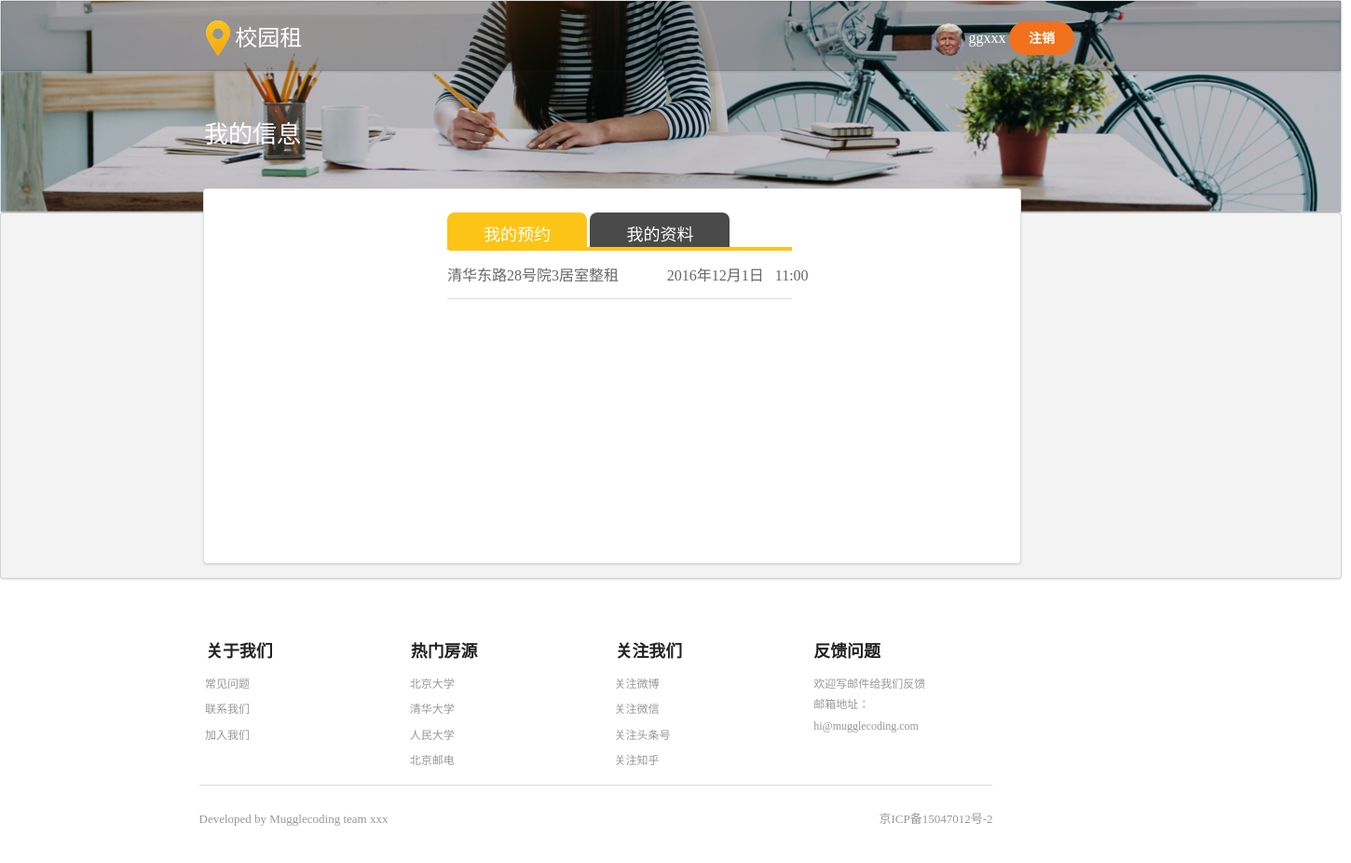
/userinfo/ (signed in), run on the app's committed database.
### workapp/models.py (models this page shows, shortened)
class UserInfo(models.Model):
    belong_to = models.OneToOneField(to=User, related_name='profile')
    username = models.CharField(blank=True, null=False,unique=True,max_length=10)
    phone_number = models.CharField(max_length=11)
    ARTICLE_CHOICES = {
        ('保密', '保密'),
        ('男', '男'),
        ('女', '女'),
    }
    sex = models.CharField(choices=ARTICLE_CHOICES, max_length=10,default='保密')
    email = models.EmailField(blank=True, null=False)
    profile_image = models.ImageField(upload_to='avatar',default='avatar/wenhao.png')

class Collect(models.Model):
    user = models.ForeignKey(to=User,related_name='user')
    house_title = models.ForeignKey(to=HouseInfo,related_name='house_title')
    date = models.CharField(null=True,default='',max_length=50)
    time = models.CharField(null=True, default='',max_length=50)
    phone = models.IntegerField(null=True)

class HouseInfo(models.Model):
    title = models.CharField(max_length=200)# 房源标题
    rent = models.IntegerField(default=1000)# 房源价格
    type = models.CharField(max_length=200)# 类型
    house = models.TextField(default="",blank=True)# 房屋信息
    mianji = models.IntegerField(default=50)
    louceng = models.TextField(default="",blank=True)
    address = models.CharField(max_length=200,blank=True)# 地址信息
    community = models.TextField(default="",blank=True)# 小区信息
    circum = models.TextField(default="",blank=True)# 周边信息
    translate = models.TextField(default="",blank=True)# 交通信息
    installations = models.CharField(max_length=200,blank=True)# 设施信息
    area_to = models.ManyToManyField(to=Area, related_name='area_to')# 房源对应学校名字
    label = models.CharField( max_length=200,blank=True)# 房源标签
    houseIntroduce = models.TextField(blank=True)# 房源简介
    distance = models.IntegerField(default=500)# 房源和学校距离
    ARTICLE_CHOICES = {
        ('一室一厅一卫', '一室一厅一卫'),
        ('二室一厅一卫', '二室一厅一卫'),
        ('三室一厅一卫', '三室一厅一卫'),
        ('三室一厅两卫', '三室一厅两卫'),
        ('三室两厅两卫', '三室两厅两卫'),
        ('四室两厅两卫', '四室两厅两卫'),
    }
    housetype = models.CharField(choices=ARTICLE_CHOICES,max_length=200,blank=True)# 户型
    pic_index = models.ImageField(upload_to='house_pic',blank=True)
    pic_list = models.ImageField(upload_to='house_pic', blank=True)
    pic_max = models.ImageField(upload_to='house_pic')
    pic_1 = models.ImageField(upload_to='house_pic',blank=True)
    pic_2 = models.ImageField(upload_to='house_pic',blank=True)
    pic_3 = models.ImageField(upload_to='house_pic',blank=True)
    pic_4 = models.ImageField(upload_to='house_pic',blank=True)
    pic_5 = models.ImageField(upload_to='house_pic',blank=True)
    pic_6 = models.ImageField(upload_to='house_pic',blank=True)
    pic_7 = models.ImageField(upload_to='house_pic',blank=True)
    pic_8 = models.ImageField(upload_to='house_pic',blank=True)
    pic_9 = models.ImageField(upload_to='house_pic',blank=True)
    def __str__(self):
        return self.title

### workapp/views.py (the view)
# urls.py: url(r'^userinfo/$', userinfo, name='userinfo'),
def userinfo(request):
    context={}
    user = request.user
    try:
        profile = UserInfo.objects.get(belong_to=user)
    except ObjectDoesNotExist:
        profile = UserInfo(belong_to=user,username=user.username,email=user.email)
        profile.save()
    try:
        collect_list = Collect.objects.filter(user=user)
        context['collect_list'] = collect_list
    except ObjectDoesNotExist:
        try:
            a = Collect.objects.filter(house_title='你还没有任何预约哦')
            context['collect_list'] = a
        except ObjectDoesNotExist:
            b = Collect(house_title='你还没有任何预约哦')
            b.save()
            a = Collect.objects.filter(house_title='你还没有任何预约哦')
            context['collect_list'] = a
    return render(request, 'personcenter.html', context)

### workapp/templates/personcenter.html (shortened to what this page needs)
<!DOCTYPE html>
{% load staticfiles %}
<html>
  <head>
    <link rel="stylesheet" href="{% static 'css/semantic.css' %}" media="screen" title="no title">
    <link rel="stylesheet" href="{% static 'css/custom.css' %}" media="screen" title="no title">
  </head>
  <body>
    <div class="ui segment rectangle" style="height:228px;margin:0;padding:0px;">
      <div class="ui top invertd borderless menu" style="height:75px;background-color:rgba(0, 0, 0, 0.2);border-radius: 0px;">
        <a href="{% url 'index' %}"><h3 class="header inverted item zu" style="position:absolute;top:10px;left:200px;">
            <img src="/static/image/logo.png" alt="" style="width:25.9px;height:38px;"/>
            <span style="font-family:SourceHanSansSC-Normal;font-size:24px;font-weight:normal;font-style: normal;font-stretch:normal;text-align:left;color:#ffffff;padding-left:5px;">校园租</span>
        </h3></a>
         <div class="right menu" style="position:absolute;top:25px;left:1000px;">
              <div class="ui inverted middle aligned header">
                <div class="ui middle aligned mini circular image">
                  {% if request.user.profile.profile_image %}
                      <img src="/upload/{{ request.user.profile.profile_image }}" alt="" />
                  {% else %}
                      <img src="http://semantic-ui.com/images/avatar/small/matt.jpg" alt="" />
                  {% endif %}
                </div>
               <span style="font-family:SourceHanSansSC-Normal;font-size:16px;font-weight: normal;font-style:normal;font-stretch: normal;text-align:left;color:#ffffff;">{{ request.user.profile.username|default:request.user.username }}</span>
               <a href="{% url 'logout' %}" class="ui circular button orange in-menu-masterhead">注销</a>
              </div>
         </div>
      </div>
      <h5 class="ui header xinxi" style="width:104px;height: 38px;font-family: SourceHanSansSC-Normal;font-size:26px;font-weight:normal;font-style: normal;font-stretch: normal;color: #ffffff;">
        我的信息
      </h5>
     </div>
  <div class="ui container segment ziliao" style="background-color:#ffffff;">
    <div class="ui basic segment" style="position:relative;left:233px;">
     <div class="ui text inverted header" style="margin-bottom:18px;">
       <button class="ui inverted button" style="font-size:18px;box-shadow: none !important;font-family: SourceHanSansSC-Normal;font-weight: normal;font-style: normal;font-stretch: normal;width:150px;height:40px;border-radius:8px 8px 0 0;background-color:#fcc416;margin:0;">我的预约</button>
       <a href="{% url 'alteruser' %}"><button class="ui inverted button" style="font-size:18px;font-weight:normal;box-shadow: none !important;
  font-style: normal;font-stretch: normal;font-family:SourceHanSansSC-Normal;width:150px;height:40px;margin-right:0;border-radius:8px 8px 0 0;background-color:#4a4a4a;">我的资料</button></a>
       <div class="ui divider" style="margin-top:0;width:368px;border:solid 2px #fcc416;position:absolute;top:48px;right:464px;"></div>
     </div>
     <div class="ui form">
        {% if collect_list %}
            {% for collect in collect_list %}
                <div class="field">
                <span style="font-family:SourceHanSansSC-Normal;font-size:16px;font-weight:normal;font-style:normal;font-stretch: normal;text-align:left;color: #666666;">{{ collect.house_title }}</span> <span style="position:relative;left:49px;font-family:SourceHanSansSC-Normal;font-size:16px;font-weight:normal;font-style:normal;font-stretch: normal;text-align:left;color: #666666;">{{collect.date}} &nbsp; {{collect.time}}</span>
                </div>
                <div class="ui divider" style="width:370px;"></div>
            {% endfor %}
        {%else%}
            <div class="field">
                <span style="font-family:SourceHanSansSC-Normal;font-size:16px;font-weight:normal;font-style:normal;font-stretch: normal;text-align:left;color: #666666;">你还没有任何预约哦</span>
            </div>
        {%endif%}
      </div>
   </div>
 </div>
   <div class="ui vertical very padded segment" style="padding-left:0;">
     <div class="ui basic segment bottom" style="width:879px;height:278px;position:relative;left:200px;">
          <div class="ui grid">
            <div class="four wide column">
               <div class="ui vertical text menu">
                 <div class="item">
                   <h3 class="ui header">关于我们</h3>
                 </div>
                 <a class="item" style="margin-bottom:2px;font-family:SourceHanSansSC-Normal;font-size: 12px;font-weight:normal;font-style: normal;font-stretch: normal;text-align:left;color:#979797;">
                   常见问题
                 </a>
                 <a class="item" style="margin-bottom:2px;font-family:SourceHanSansSC-Normal;font-size: 12px;font-weight:normal;font-style: normal;font-stretch: normal;text-align:left;color:#979797;">
                   联系我们
                 </a>
                 <a class="item" style="margin-bottom:2px;font-family:SourceHanSansSC-Normal;font-size: 12px;font-weight:normal;font-style: normal;font-stretch: normal;text-align:left;color:#979797;">
                   加入我们
                 </a>
               </div>
            </div>
            <div class="four wide column">
               <div class="ui vertical text menu">
                 <div class="item">
                   <h3 class="ui header">热门房源</h3>
                 </div>
                 <a class="item" style="margin-bottom:2px;font-family:SourceHanSansSC-Normal;font-size: 12px;font-weight:normal;font-style: normal;font-stretch: normal;text-align:left;color:#979797;">
                   北京大学
                 </a>
                 <a class="item" style="margin-bottom:2px;font-family:SourceHanSansSC-Normal;font-size: 12px;font-weight:normal;font-style: normal;font-stretch: normal;text-align:left;color:#979797;">
                   清华大学
                 </a>
                 <a class="item" style="margin-bottom:2px;font-family:SourceHanSansSC-Normal;font-size: 12px;font-weight:normal;font-style: normal;font-stretch: normal;text-align:left;color:#979797;">
                   人民大学
                 </a>
                 <a class="item" style="margin-bottom:2px;font-family:SourceHanSansSC-Normal;font-size: 12px;font-weight:normal;font-style: normal;font-stretch: normal;text-align:left;color:#979797;">
                   北京邮电
                 </a>
               </div>
            </div>
            <div class="four wide column">
               <div class="ui vertical text menu">
                 <div class="item">
                   <h3 class="ui header">关注我们</h3>
                 </div>
                 <a class="item" style="margin-bottom:2px;font-family:SourceHanSansSC-Normal;font-size: 12px;font-weight:normal;font-style: normal;font-stretch: normal;text-align:left;color:#979797;">
                   关注微博
                 </a>
                 <a class="item" style="margin-bottom:2px;font-family:SourceHanSansSC-Normal;font-size: 12px;font-weight:normal;font-style: normal;font-stretch: normal;text-align:left;color:#979797;">
                   关注微信
                 </a>
                 <a class="item" style="margin-bottom:2px;font-family:SourceHanSansSC-Normal;font-size: 12px;font-weight:normal;font-style: normal;font-stretch: normal;text-align:left;color:#979797;">
                   关注头条号
                 </a>
                 <a class="item" style="margin-bottom:2px;font-family:SourceHanSansSC-Normal;font-size: 12px;font-weight:normal;font-style: normal;font-stretch: normal;text-align:left;color:#979797;">
                   关注知乎
                 </a>
               </div>
            </div>
            <div class="four wide column">
               <div class="ui vertical text menu fankui">
                 <div class="item" style="padding-left:0px;">
                   <h3 class="ui header">反馈问题</h3>
                 </div>
                 <div class="description one" style="margin-bottom:2px;font-family:SourceHanSansSC-Normal;font-size: 12px;font-weight:normal;font-style: normal;font-stretch: normal;text-align:left;color:#979797;">
                   欢迎写邮件给我们反馈
                 </div>
                 <div class="description two" style="margin-bottom:2px;font-family:SourceHanSansSC-Normal;font-size: 12px;font-weight:normal;font-style: normal;font-stretch: normal;text-align:left;color:#979797;">
                   邮箱地址：
                 </div>
                 <a class="description three" style="margin-bottom:2px;font-family:SourceHanSansSC-Normal;font-size: 12px;font-weight:normal;font-style: normal;font-stretch: normal;text-align:left;color:#979797;">
                   hi@mugglecoding.com
                 </a>
               </div>
            </div>
          </div>
            <div class="ui divider"> </div>
            <div class="ui text borderless menu">
             <div class="item" style="font-family:SourceHanSansSC-Normal;font-size:13px;font-weight:normal;font-style: normal;font-stretch:normal;text-align:left;color:#979797;">
              Developed by Mugglecoding team xxx
             </div>
             <div class="right menu">
              <div class="item" style="font-family:SourceHanSansSC-Normal;font-size:13px;font-weight:normal;font-style: normal;font-stretch:normal;text-align:left;color:#979797;">
               京ICP备15047012号-2
             </div>
            </div>
           </div>
          </div>
    </div>
  </body>
</html>

### workapp/static/css/custom.css (style rules this page uses)
.ui.segment.rectangle { height: 228px; width: 1440px; background: url('../image/banner_bg.png'); background-size: cover; background-repeat: no-repeat; }
.ui.container.segment.ziliao { width: 878px; height: 403px; position: absolute; top:188px; left:218px; }
.ui.segment.rectangle > .ui.header.xinxi { position: absolute; top:103px; left:218px; }

### data on the page
Collect: house_title "清华东路28号院3居室整租", date "2016年12月1日", time "11:00"

### other printed values
{{ request.user.profile.username|default:request.user.username }} "ggxxx"
